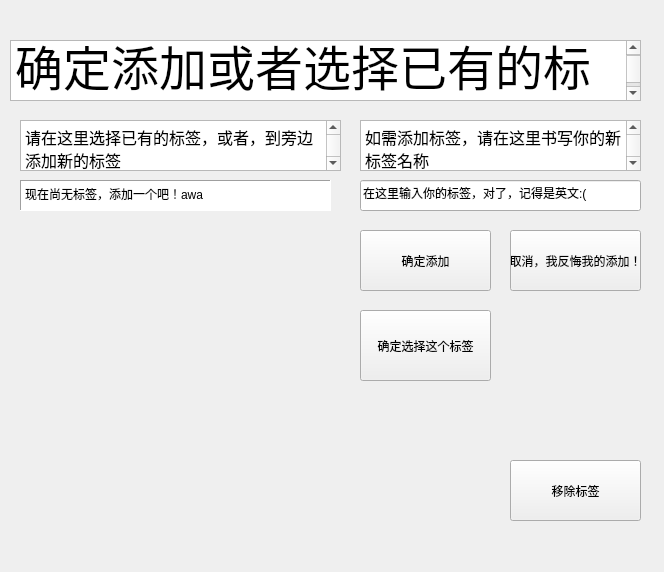
<?xml version="1.0" encoding="UTF-8"?>
<ui version="4.0">
 <class>labelQuerydialog</class>
 <widget class="QWidget" name="labelQuerydialog">
  <property name="geometry">
   <rect>
    <x>0</x>
    <y>0</y>
    <width>664</width>
    <height>572</height>
   </rect>
  </property>
  <property name="windowTitle">
   <string>Form</string>
  </property>
  <widget class="QTextBrowser" name="askPermissionOfUsrChoiceInAddLabel">
   <property name="geometry">
    <rect>
     <x>10</x>
     <y>40</y>
     <width>631</width>
     <height>61</height>
    </rect>
   </property>
   <property name="html">
    <string>&lt;!DOCTYPE HTML PUBLIC &quot;-//W3C//DTD HTML 4.0//EN&quot; &quot;http://www.w3.org/TR/REC-html40/strict.dtd&quot;&gt;
&lt;html&gt;&lt;head&gt;&lt;meta name=&quot;qrichtext&quot; content=&quot;1&quot; /&gt;&lt;meta charset=&quot;utf-8&quot; /&gt;&lt;style type=&quot;text/css&quot;&gt;
p, li { white-space: pre-wrap; }
hr { height: 1px; border-width: 0; }
li.unchecked::marker { content: &quot;\2610&quot;; }
li.checked::marker { content: &quot;\2612&quot;; }
&lt;/style&gt;&lt;/head&gt;&lt;body style=&quot; font-family:'Microsoft YaHei UI'; font-size:9pt; font-weight:400; font-style:normal;&quot;&gt;
&lt;p style=&quot; margin-top:0px; margin-bottom:0px; margin-left:0px; margin-right:0px; -qt-block-indent:0; text-indent:0px;&quot;&gt;&lt;span style=&quot; font-size:36pt;&quot;&gt;确定添加或者选择已有的标签嘛？&lt;/span&gt;&lt;/p&gt;&lt;/body&gt;&lt;/html&gt;</string>
   </property>
  </widget>
  <widget class="labelsQueryTextClass" name="getTextedLineEdit">
   <property name="geometry">
    <rect>
     <x>360</x>
     <y>180</y>
     <width>281</width>
     <height>31</height>
    </rect>
   </property>
   <property name="text">
    <string>在这里输入你的标签，对了，记得是英文:(</string>
   </property>
  </widget>
  <widget class="QTextBrowser" name="showText_addLabel">
   <property name="geometry">
    <rect>
     <x>360</x>
     <y>120</y>
     <width>281</width>
     <height>51</height>
    </rect>
   </property>
   <property name="html">
    <string>&lt;!DOCTYPE HTML PUBLIC &quot;-//W3C//DTD HTML 4.0//EN&quot; &quot;http://www.w3.org/TR/REC-html40/strict.dtd&quot;&gt;
&lt;html&gt;&lt;head&gt;&lt;meta name=&quot;qrichtext&quot; content=&quot;1&quot; /&gt;&lt;meta charset=&quot;utf-8&quot; /&gt;&lt;style type=&quot;text/css&quot;&gt;
p, li { white-space: pre-wrap; }
hr { height: 1px; border-width: 0; }
li.unchecked::marker { content: &quot;\2610&quot;; }
li.checked::marker { content: &quot;\2612&quot;; }
&lt;/style&gt;&lt;/head&gt;&lt;body style=&quot; font-family:'Microsoft YaHei UI'; font-size:9pt; font-weight:400; font-style:normal;&quot;&gt;
&lt;p style=&quot; margin-top:0px; margin-bottom:0px; margin-left:0px; margin-right:0px; -qt-block-indent:0; text-indent:0px;&quot;&gt;&lt;span style=&quot; font-size:12pt;&quot;&gt;如需添加标签，请在这里书写你的新标签名称&lt;/span&gt;&lt;/p&gt;&lt;/body&gt;&lt;/html&gt;</string>
   </property>
  </widget>
  <widget class="QPushButton" name="acceptAndAddBtn">
   <property name="geometry">
    <rect>
     <x>360</x>
     <y>230</y>
     <width>131</width>
     <height>61</height>
    </rect>
   </property>
   <property name="text">
    <string>确定添加</string>
   </property>
  </widget>
  <widget class="QPushButton" name="rejectAndTryAgainBtn">
   <property name="geometry">
    <rect>
     <x>510</x>
     <y>230</y>
     <width>131</width>
     <height>61</height>
    </rect>
   </property>
   <property name="text">
    <string>取消，我反悔我的添加！</string>
   </property>
  </widget>
  <widget class="QTextBrowser" name="showText_selectExsitedLabel">
   <property name="geometry">
    <rect>
     <x>20</x>
     <y>120</y>
     <width>321</width>
     <height>51</height>
    </rect>
   </property>
   <property name="html">
    <string>&lt;!DOCTYPE HTML PUBLIC &quot;-//W3C//DTD HTML 4.0//EN&quot; &quot;http://www.w3.org/TR/REC-html40/strict.dtd&quot;&gt;
&lt;html&gt;&lt;head&gt;&lt;meta name=&quot;qrichtext&quot; content=&quot;1&quot; /&gt;&lt;meta charset=&quot;utf-8&quot; /&gt;&lt;style type=&quot;text/css&quot;&gt;
p, li { white-space: pre-wrap; }
hr { height: 1px; border-width: 0; }
li.unchecked::marker { content: &quot;\2610&quot;; }
li.checked::marker { content: &quot;\2612&quot;; }
&lt;/style&gt;&lt;/head&gt;&lt;body style=&quot; font-family:'Microsoft YaHei UI'; font-size:9pt; font-weight:400; font-style:normal;&quot;&gt;
&lt;p style=&quot; margin-top:0px; margin-bottom:0px; margin-left:0px; margin-right:0px; -qt-block-indent:0; text-indent:0px;&quot;&gt;&lt;span style=&quot; font-size:12pt;&quot;&gt;请在这里选择已有的标签，或者，到旁边添加新的标签&lt;/span&gt;&lt;/p&gt;&lt;/body&gt;&lt;/html&gt;</string>
   </property>
  </widget>
  <widget class="QWidget" name="verticalLayoutWidget">
   <property name="geometry">
    <rect>
     <x>30</x>
     <y>220</y>
     <width>311</width>
     <height>331</height>
    </rect>
   </property>
   <layout class="QVBoxLayout" name="showbox">
    <property name="sizeConstraint">
     <enum>QLayout::SetFixedSize</enum>
    </property>
   </layout>
  </widget>
  <widget class="QTextBrowser" name="showLabelCountsTxtBrowser">
   <property name="geometry">
    <rect>
     <x>20</x>
     <y>180</y>
     <width>311</width>
     <height>31</height>
    </rect>
   </property>
   <property name="frameShape">
    <enum>QFrame::Panel</enum>
   </property>
   <property name="html">
    <string>&lt;!DOCTYPE HTML PUBLIC &quot;-//W3C//DTD HTML 4.0//EN&quot; &quot;http://www.w3.org/TR/REC-html40/strict.dtd&quot;&gt;
&lt;html&gt;&lt;head&gt;&lt;meta name=&quot;qrichtext&quot; content=&quot;1&quot; /&gt;&lt;meta charset=&quot;utf-8&quot; /&gt;&lt;style type=&quot;text/css&quot;&gt;
p, li { white-space: pre-wrap; }
hr { height: 1px; border-width: 0; }
li.unchecked::marker { content: &quot;\2610&quot;; }
li.checked::marker { content: &quot;\2612&quot;; }
&lt;/style&gt;&lt;/head&gt;&lt;body style=&quot; font-family:'Microsoft YaHei UI'; font-size:9pt; font-weight:400; font-style:normal;&quot;&gt;
&lt;p style=&quot; margin-top:0px; margin-bottom:0px; margin-left:0px; margin-right:0px; -qt-block-indent:0; text-indent:0px;&quot;&gt;现在尚无标签，添加一个吧！awa&lt;/p&gt;&lt;/body&gt;&lt;/html&gt;</string>
   </property>
  </widget>
  <widget class="QPushButton" name="ensureTheLabelRes">
   <property name="geometry">
    <rect>
     <x>360</x>
     <y>310</y>
     <width>131</width>
     <height>71</height>
    </rect>
   </property>
   <property name="text">
    <string>确定选择这个标签</string>
   </property>
  </widget>
  <widget class="QPushButton" name="removeLabelButton">
   <property name="geometry">
    <rect>
     <x>510</x>
     <y>460</y>
     <width>131</width>
     <height>61</height>
    </rect>
   </property>
   <property name="text">
    <string>移除标签</string>
   </property>
  </widget>
 </widget>
 <customwidgets>
  <customwidget>
   <class>labelsQueryTextClass</class>
   <extends>QLineEdit</extends>
   <header location="global">labelsquerytextclass.h</header>
  </customwidget>
 </customwidgets>
 <resources/>
 <connections/>
</ui>
